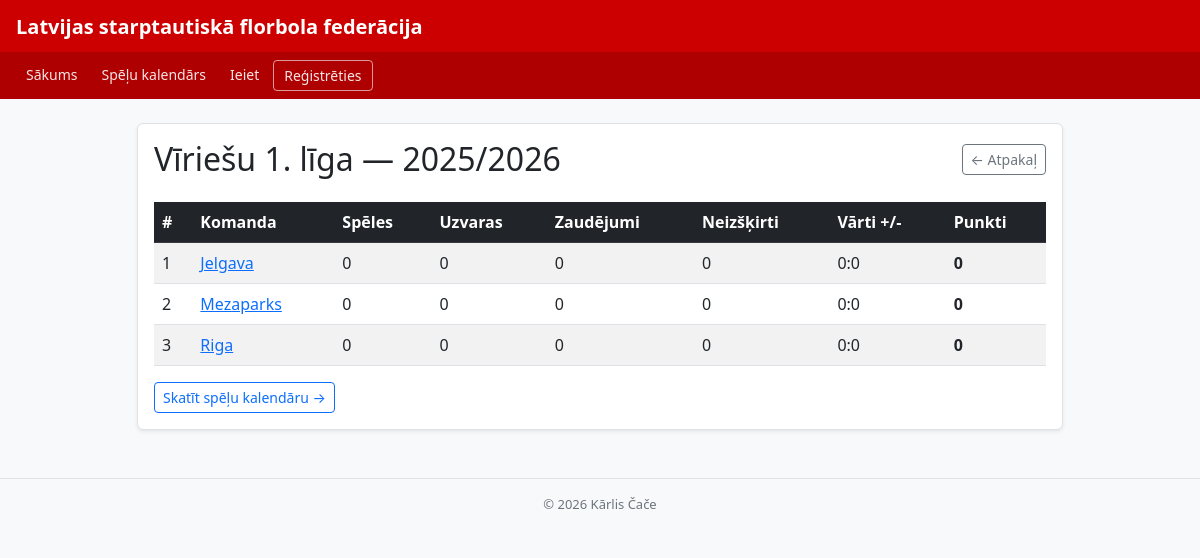
The app's page /tabula/2 with its own data.
### tables this page shows
CREATE TABLE ligas (
            id        INTEGER PRIMARY KEY AUTOINCREMENT,
            nosaukums TEXT NOT NULL,
            sezona    TEXT NOT NULL
        );

CREATE TABLE komandas (
            id        INTEGER PRIMARY KEY AUTOINCREMENT,
            nosaukums TEXT NOT NULL,
            liga_id   INTEGER NOT NULL,
            FOREIGN KEY (liga_id) REFERENCES ligas(id)
        );

### app.py (the view, shortened to what this page needs)
@app.route("/tabula/<int:liga_id>")
def tabula(liga_id):
    conn = get_db()
    liga = conn.execute("SELECT * FROM ligas WHERE id = ?", (liga_id,)).fetchone()
    if not liga:
        conn.close()
        flash("Šāda līga neeksistē!", "error")
        return redirect(url_for("sakums"))
    komandas_raw = conn.execute(
        "SELECT * FROM komandas WHERE liga_id = ?", (liga_id,)
    ).fetchall()
    speles = conn.execute(
        "SELECT * FROM speles WHERE liga_id = ?", (liga_id,)
    ).fetchall()
    conn.close()
    stat = {}
    for k in komandas_raw:
        stat[k["id"]] = {
            "id": k["id"], "nosaukums": k["nosaukums"],
            "speles": 0, "uzvaras": 0, "zaudejumi": 0,
            "neizskirti": 0, "guti": 0, "ielaistie": 0, "punkti": 0
        }
    komandas = sorted(stat.values(), key=lambda x: x["punkti"], reverse=True)
    return render_template("ligas.html", liga=liga, komandas=komandas)

### app.py (called while the page is built)
def get_db():
    conn = sqlite3.connect(fails, check_same_thread=False)
    conn.execute("PRAGMA foreign_keys = ON")
    conn.row_factory = sqlite3.Row
    return conn

### templates/ligas.html
{% extends "pamats.html" %}
{% block content %}
<div class="row justify-content-center mt-4">
    <div class="col-md-10">
        <div class="card shadow-sm">
            <div class="card-body">
                <div class="d-flex justify-content-between align-items-center mb-4">
                    <h2 class="mb-0">{{ liga.nosaukums }} &mdash; {{ liga.sezona }}</h2>
                    <a href="/" class="btn btn-outline-secondary btn-sm">&larr; Atpakaļ</a>
                </div>
                {% if komandas %}
                    <table class="table table-striped table-hover">
                        <thead class="table-dark">
                            <tr>
                                <th>#</th>
                                <th>Komanda</th>
                                <th>Spēles</th>
                                <th>Uzvaras</th>
                                <th>Zaudējumi</th>
                                <th>Neizšķirti</th>
                                <th>Vārti +/-</th>
                                <th>Punkti</th>
                            </tr>
                        </thead>
                        <tbody>
                            {% for k in komandas %}
                                <tr>
                                    <td>{{ loop.index }}</td>
                                    <td><a href="/komanda/{{ k.id }}">{{ k.nosaukums }}</a></td>
                                    <td>{{ k.speles }}</td>
                                    <td>{{ k.uzvaras }}</td>
                                    <td>{{ k.zaudejumi }}</td>
                                    <td>{{ k.neizskirti }}</td>
                                    <td>{{ k.guti }}:{{ k.ielaistie }}</td>
                                    <td><strong>{{ k.punkti }}</strong></td>
                                </tr>
                            {% endfor %}
                        </tbody>
                    </table>
                {% else %}
                    <p class="text-muted">Šajā līgā vēl nav komandu.</p>
                {% endif %}
                <div class="mt-3">
                    <a href="/speles/{{ liga.id }}" class="btn btn-outline-primary btn-sm">Skatīt spēļu kalendāru &rarr;</a>
                </div>
            </div>
        </div>
    </div>
</div>
{% endblock %}

### templates/pamats.html (style rules this page uses)
body { background: #f8f9fa; }
.card { border: 1px solid #dee2e6; border-radius: 6px; }

### records on screen
ligas: nosaukums "Vīriešu 1. līga", sezona "2025/2026"
komandas: nosaukums "Jelgava", speles "0", uzvaras "0", zaudejumi "0", neizskirti "0", guti "0", ielaistie "0", punkti "0"
komandas: nosaukums "Mezaparks", speles "0", uzvaras "0", zaudejumi "0", neizskirti "0", guti "0", ielaistie "0", punkti "0"
komandas: nosaukums "Riga", speles "0", uzvaras "0", zaudejumi "0", neizskirti "0", guti "0", ielaistie "0", punkti "0"
